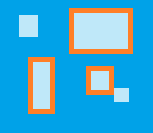
#> input picture 01_filters/image.png, 153 x 133 px
$ python main.py
#> lines starting #> are read from the running program, lines starting #| are printed output that depends on the picture; long printed decimals are rounded
#> further down, bgr_image is the input picture: shape (133, 153, 3); mean B, G, R 214.1, 171, 62.5
### 01_filters/grayscale.py
import numpy


def luminosity(bgr_image: numpy.ndarray) -> numpy.ndarray:
    width, height, dim = bgr_image.shape
#> width = 133; height = 153; dim = 3
    if dim != 3:
        raise ValueError("Image must have 3 color channels")
    gs_image = numpy.zeros((width, height), "ubyte")
    for x in range(width):
        for y in range(height):
            gs_image[x, y] = 0.21 * bgr_image[x, y, 2] + 0.72 * bgr_image[x, y, 1] + 0.07 * bgr_image[x, y, 0]
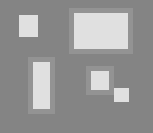
#> gs_image: shape (133, 153); min 132, max 224, mean 150.4
    return gs_image

### 01_filters/color_models.py
import numpy


def clamp(value, minimal, maximal):
    if value < minimal:
        return minimal
    if value > maximal:
        return maximal
    return value


def bgr_to_hsv(image: numpy.ndarray) -> numpy.ndarray:
    width, height, dim = image.shape
#> width = 133; height = 153; dim = 3
    if dim != 3:
        raise ValueError("Image must have 3 color channels")
    hsv_image = numpy.zeros((width, height, 3), "int32")
    coef = 360 / 255
    for x in range(width):
        for y in range(height):
            r = image[x, y, 2]
            g = image[x, y, 1]
            b = image[x, y, 0]
            c_max = max(r, g, b)
            c_min = min(r, g, b)
            delta = c_max - c_min
            h = 0
            s = 0
            v = c_max
            if v != 0:
                s = 255 * delta / v
                if s != 0:
                    if c_max == r:
                        h = 43 * (g - b) / delta + 0
                    elif c_max == g:
                        h = 43 * (b - r) / delta + 85
                    else:
                        safe_r_minus_g = r - g if r > g else 0
                        h = 43 * safe_r_minus_g / delta + 171
            hsv_image[x, y, 0] = clamp(h / coef, 0, 255)
            hsv_image[x, y, 1] = clamp(s, 0, 255)
            hsv_image[x, y, 2] = clamp(v, 0, 255)
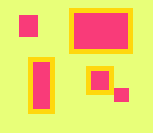
#> hsv_image: shape (133, 153, 3) int32; mean B, G, R 109.2, 215, 237.6
    return hsv_image


def hsv_to_bgr(image: numpy.ndarray) -> numpy.ndarray:
    """
    Formula from Wikipedia https://en.wikipedia.org/wiki/HSV_color_space
    """
    width, height, dim = image.shape
#> width = 133; height = 153; dim = 3
    if dim != 3:
        raise ValueError("Image must have 3 color channels")
    bgr_image = numpy.zeros((width, height, 3), "int32")
    coef = 360 / 255
    for x in range(width):
        for y in range(height):
            h = image[x, y, 0] * coef
            s = image[x, y, 1] / 2.55
            v = image[x, y, 2] / 2.55
            h_i = numpy.floor(h / 60) % 6
            v_min = (100 - s) * v / 100
            a = (v - v_min) * ((h % 60) / 60)
            v_inc = v_min + a
            v_dec = v - a
            r = 0
            g = 0
            b = 0
            if h_i == 0:
                r = v
                g = v_inc
                b = v_min
            elif h_i == 1:
                r = v_dec
                g = v
                b = v_min
            elif h_i == 2:
                r = v_min
                g = v
                b = v_inc
            elif h_i == 3:
                r = v_min
                g = v_dec
                b = v
            elif h_i == 4:
                r = v_min
                g = v_inc
                b = v
            elif h_i == 5:
                r = v
                g = v_min
                b = v_dec
            bgr_image[x, y, 0] = clamp(b * 2.55, 0, 255)
            bgr_image[x, y, 1] = clamp(g * 2.55, 0, 255)
            bgr_image[x, y, 2] = clamp(r * 2.55, 0, 255)
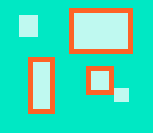
#> bgr_image: shape (133, 153, 3) int32; mean B, G, R 186.9, 220.7, 62.4
    return bgr_image


def bgr_brighten(image: numpy.ndarray, bright_coef) -> numpy.ndarray:
    width, height, dim = image.shape
    if dim != 3:
        raise ValueError("Image must have 3 colors channel")
    bgr_image = numpy.zeros((width, height, 3), "float32")
    for x in range(width):
        for y in range(height):
            bgr_image[x, y, 0] = clamp(image[x, y, 0] * bright_coef, 0, 255)
            bgr_image[x, y, 1] = clamp(image[x, y, 1] * bright_coef, 0, 255)
            bgr_image[x, y, 2] = clamp(image[x, y, 2] * bright_coef, 0, 255)
    return bgr_image.astype("int32")


def hsv_brighten(image: numpy.ndarray, bright_coef) -> numpy.ndarray:
    width, height, dim = image.shape
    if dim != 3:
        raise ValueError("Image must have 3 colors channel")
    hsv_image = image.copy()
    for x in range(width):
        for y in range(height):
            hsv_image[x, y, 2] = clamp(image[x, y, 2] * bright_coef, 0, 255)
    return hsv_image

### 01_filters/metrics.py
import numpy


def mse(bgr_image1: numpy.ndarray, bgr_image2: numpy.ndarray) -> float:
    if bgr_image1.shape != bgr_image2.shape:
        raise ValueError("Images have different sizes")
    width, height, dim = bgr_image1.shape
    if dim != 3:
        raise ValueError("Images must have 3 color channels")
    sum_r = 0
    sum_g = 0
    sum_b = 0
    for x in range(width):
        for y in range(height):
            sum_b += (bgr_image1[x, y, 0] - bgr_image2[x, y, 0]) ** 2
            sum_g += (bgr_image1[x, y, 1] - bgr_image2[x, y, 1]) ** 2
            sum_r += (bgr_image1[x, y, 2] - bgr_image2[x, y, 2]) ** 2
    sum_avg = (sum_b + sum_g + sum_r) / 3
    return sum_avg / (width * height)

### 01_filters/main.py
import cv2
from time import time
import metrics
import grayscale
import color_models


bgr_image = cv2.imread("image.png")

# Grayscale
gs_image = grayscale.luminosity(bgr_image)
cv2.imwrite('gs_image.png', gs_image)

gscv2_image = cv2.cvtColor(bgr_image, cv2.COLOR_BGR2GRAY)
cv2.imwrite('gscv2_image.png', gscv2_image)


# Color models
hsv_image = color_models.bgr_to_hsv(bgr_image)
cv2.imwrite('hsv_image.png', hsv_image)

converted_image = color_models.hsv_to_bgr(hsv_image)
cv2.imwrite('converted_image.png', converted_image)

hsvcv2_image = cv2.cvtColor(bgr_image, cv2.COLOR_BGR2HSV)
#> hsvcv2_image: shape (133, 153, 3); mean H, S, V 89.6, 215, 237.6
cv2.imwrite('hsvcv2_image.png', hsvcv2_image)

convertedcv2_image = cv2.cvtColor(hsvcv2_image, cv2.COLOR_HSV2BGR)
cv2.imwrite('convertedcv2_image.png', convertedcv2_image)

iterations = 1
time_start = time()
for i in range(iterations):
    image1 = color_models.bgr_brighten(bgr_image, 1.2)
    image2 = color_models.hsv_to_bgr(color_models.hsv_brighten(color_models.bgr_to_hsv(bgr_image), 1.2))
#> this loop made 1 pass
#> pass 1, `image1 = color_models.bgr_brighten(bgr_image, 1.2)`:
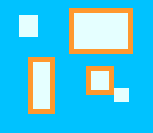
#> image1: shape (133, 153, 3) int32; mean B, G, R 232.3, 200.6, 69.5
#> pass 1, `image2 = color_models.hsv_to_bgr(color_models.hsv_brighten(color_model..`:
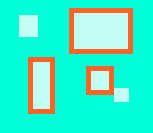
#> image2: shape (133, 153, 3) int32; mean B, G, R 202, 237.2, 63.2
time1 = time() - time_start
mse1 = metrics.mse(image1, image2)
#> after the loop in mse, `for x in range(width):`: sum_b = 22454686; sum_g = 58145203; sum_r = 4294438
#> in mse, `sum_avg = (sum_b + sum_g + sum_r) / 3`: sum_avg = 28298109
#> mse1 = 1390.6
cv2.imwrite('bgr_brighten.png', image1)
cv2.imwrite('converted_brighten.png', image2)

time_start = time()
for i in range(iterations):
    image1 = color_models.bgr_brighten(bgr_image, 1.2)
    image2 = cv2.cvtColor(color_models.hsv_brighten(cv2.cvtColor(bgr_image, cv2.COLOR_BGR2HSV), 1.2), cv2.COLOR_HSV2BGR)
#> this loop made 1 pass
#> pass 1, `image2 = cv2.cvtColor(color_models.hsv_brighten(cv2.cvtColor(bgr_image..`:
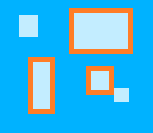
#> image2: shape (133, 153, 3); mean B, G, R 231.4, 183, 63.3
time2 = time() - time_start
mse2 = metrics.mse(image1, image2)
#> mse2 = 179.1
cv2.imwrite('convertedcv2_brighten.png', image2)

print(time1, time2)
print(mse1, mse2)
#| 1390.639 179.148
